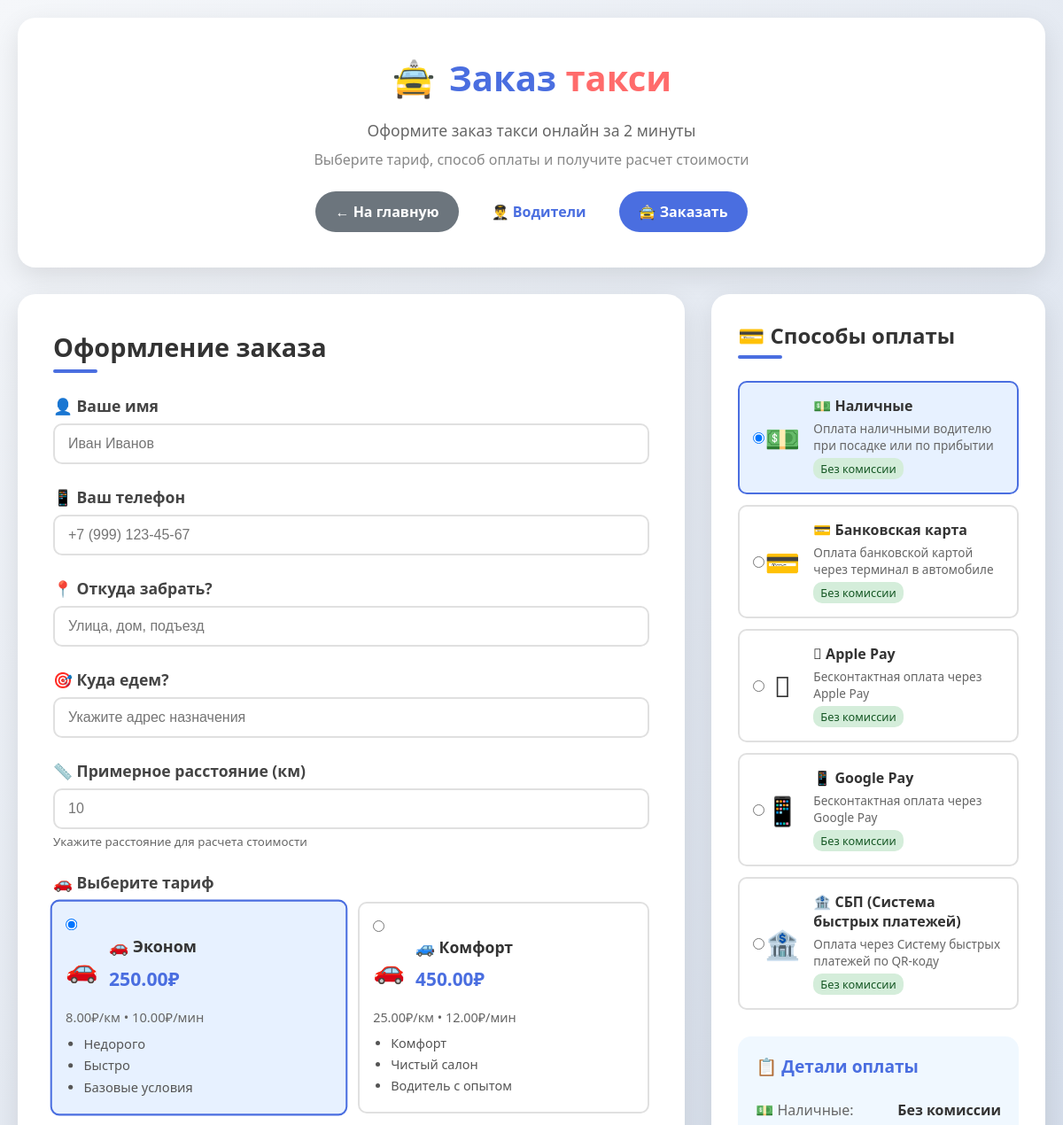
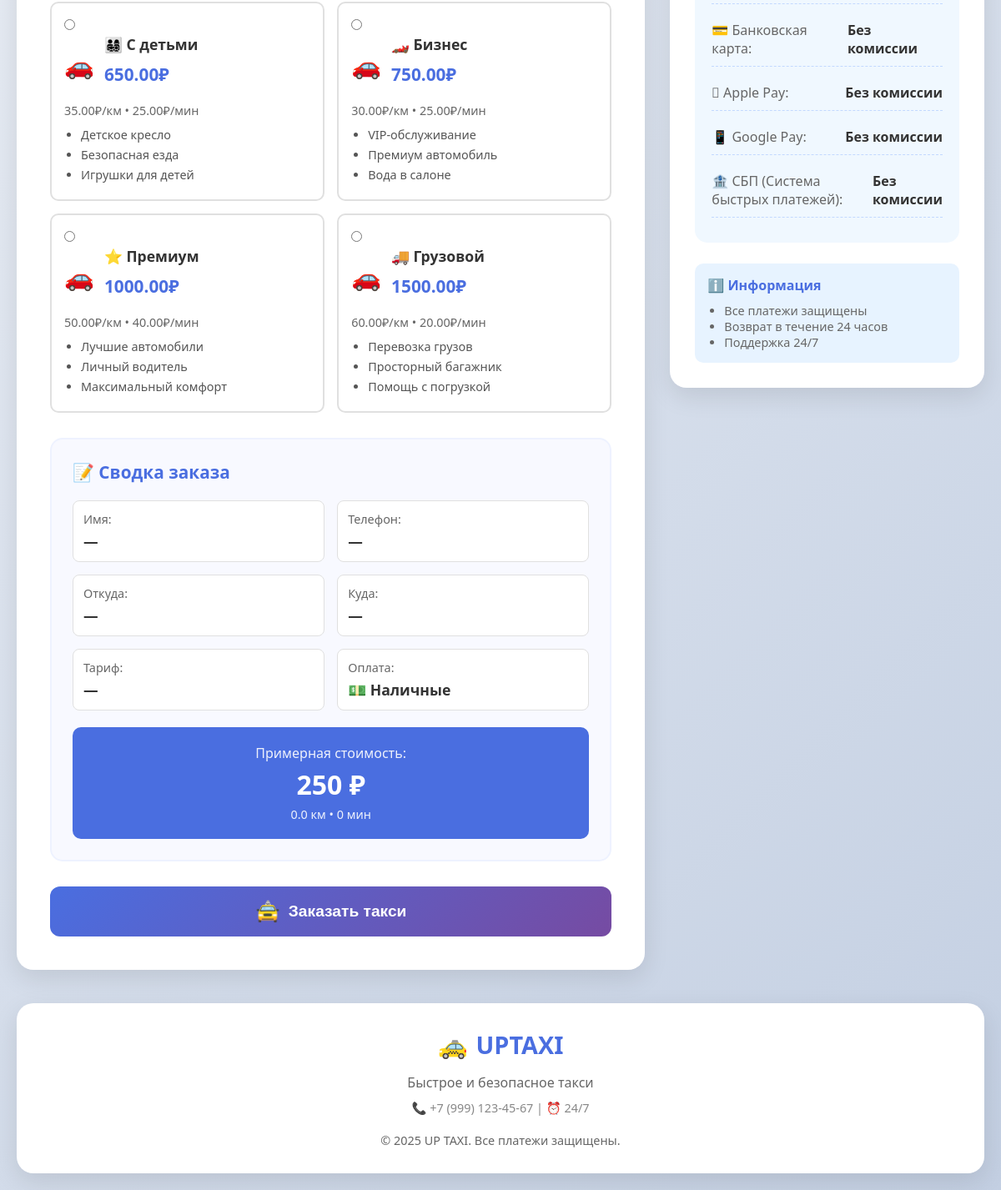
The page /order/ on the database its author committed (2 pictures, top to bottom).
### B0J_app/models.py (models this page shows, shortened)
class Tariff(models.Model):
    TARIFF_TYPES = [
        ('economy', '🚗 Эконом'),
        ('comfort', '🚙 Комфорт'),
        ('business', '🏎️ Бизнес'),
        ('premium', '⭐ Премиум'),
        ('cargo', '🚚 Грузовой'),
        ('family', '👨‍👩‍👧‍👦 С детьми'),
    ]
    name = models.CharField(max_length=20, choices=TARIFF_TYPES, verbose_name="Тип тарифа")
    base_price = models.DecimalField(max_digits=8, decimal_places=2, verbose_name="Базовая цена (₽)")
    price_per_km = models.DecimalField(max_digits=6, decimal_places=2, verbose_name="Цена за км (₽)")
    price_per_minute = models.DecimalField(max_digits=6, decimal_places=2, verbose_name="Цена за минуту (₽)")
    description = models.TextField(verbose_name="Описание", blank=True)
    is_active = models.BooleanField(default=True, verbose_name="Активен")
    icon = models.CharField(max_length=10, default="🚗", verbose_name="Иконка")
    def get_features(self):
        features = {
            'economy': ["Недорого", "Быстро", "Базовые условия"],
            'comfort': ["Комфорт", "Чистый салон", "Водитель с опытом"],
            'business': ["VIP-обслуживание", "Премиум автомобиль", "Вода в салоне"],
            'premium': ["Лучшие автомобили", "Личный водитель", "Максимальный комфорт"],
            'cargo': ["Перевозка грузов", "Просторный багажник", "Помощь с погрузкой"],
            'family': ["Детское кресло", "Безопасная езда", "Игрушки для детей"],
        }
        return features.get(self.name, ["Стандартные условия"])
    class Meta:
        verbose_name = "Тариф"
        verbose_name_plural = "Тарифы"
        ordering = ['base_price']

class PaymentMethod(models.Model):
    PAYMENT_TYPES = [
        ('cash', '💵 Наличные'),
        ('card', '💳 Банковская карта'),
        ('apple_pay', ' Apple Pay'),
        ('google_pay', '📱 Google Pay'),
        ('sberbank', '🐷 Сбербанк Онлайн'),
        ('tinkoff', '💙 Тинькофф'),
        ('yoomoney', '💰 ЮMoney'),
        ('sbp', '🏦 СБП (Система быстрых платежей)'),
        ('corporate', '🏢 Корпоративный счет'),
    ]
    name = models.CharField(
        max_length=20,
        choices=PAYMENT_TYPES,
        verbose_name="Тип оплаты"
    )
    is_active = models.BooleanField(default=True, verbose_name="Активен")
    icon = models.CharField(max_length=20, verbose_name="Иконка")
    description = models.TextField(blank=True, verbose_name="Описание")
    commission = models.DecimalField(
        max_digits=5,
        decimal_places=2,
        default=0.0,
        verbose_name="Комиссия (%)"
    )
    min_amount = models.DecimalField(
        max_digits=10,
        decimal_places=2,
        default=0.0,
        verbose_name="Минимальная сумма"
    )
    max_amount = models.DecimalField(
        max_digits=10,
        decimal_places=2,
        default=100000.0,
        verbose_name="Максимальная сумма"
    )
    order = models.IntegerField(default=0, verbose_name="Порядок отображения")
    class Meta:
        verbose_name = "Способ оплаты"
        verbose_name_plural = "Способы оплаты"
        ordering = ['order', 'name']

### B0J_app/views.py (the view, shortened to what this page needs)
# urls.py: path('order/', views.create_order, name='create_order'),
def create_order(request):
    tariffs = Tariff.objects.filter(is_active=True)
    payment_methods = PaymentMethod.objects.filter(is_active=True).order_by('order')
    return render(request, 'order_payment.html', {
        'tariffs': tariffs,
        'payment_methods': payment_methods,
    })

### B0J_app/templates/order_payment.html (shortened to what this page needs)
<!DOCTYPE html>
<html lang="ru">
<head>
</head>
<body>
    <div class="container">
        <header class="header">
            <div class="logo"><span>🚖</span><div>Заказ <span>такси</span></div></div>
            <p style="color: #666; font-size: 1.1rem; margin-bottom: 10px;">Оформите заказ такси онлайн за 2 минуты</p>
            <p style="color: #888;">Выберите тариф, способ оплаты и получите расчет стоимости</p>
            <div class="nav">
                <a href="/" class="back">← На главную</a>
                <a href="/drivers/">👨‍✈️ Водители</a>
                <a href="#order-form" class="active">🚖 Заказать</a>
            </div>
        </header>
        <div class="main-content">
            <section class="order-section" id="order-form">
                <h2 class="section-title">Оформление заказа</h2>
                <form method="post">
                    <div class="form-group">
                        <label class="form-label">👤 Ваше имя</label>
                        <input type="text" name="customer_name" class="form-control"
                               placeholder="Иван Иванов" required
                               oninput="updateSummary()">
                    </div>
                    <div class="form-group">
                        <label class="form-label">📱 Ваш телефон</label>
                        <input type="tel" name="customer_phone" class="form-control"
                               placeholder="+7 (999) 123-45-67" required
                               oninput="updateSummary()">
                    </div>
                    <div class="form-group">
                        <label class="form-label">📍 Откуда забрать?</label>
                        <input type="text" name="pickup_address" class="form-control"
                               placeholder="Улица, дом, подъезд" required
                               oninput="updateSummary()">
                    </div>
                    <div class="form-group">
                        <label class="form-label">🎯 Куда едем?</label>
                        <input type="text" name="destination_address" class="form-control"
                               placeholder="Укажите адрес назначения" required
                               oninput="updateSummary()">
                    </div>
                    <div class="form-group">
                        <label class="form-label">📏 Примерное расстояние (км)</label>
                        <input type="number" name="distance" class="form-control"
                               placeholder="10" min="1" max="100" step="0.1" required
                               oninput="updateSummary(); calculatePrice()">
                        <small style="color: #666; display: block; margin-top: 5px;">
                            Укажите расстояние для расчета стоимости
                        </small>
                    </div>
                    <div class="form-group">
                        <label class="form-label">🚗 Выберите тариф</label>
                        <div class="tariffs-grid">
                            {% for tariff in tariffs %}
                            <label class="tariff-option" onclick="selectTariff(this, {{ tariff.id }})">
                                <input type="radio" name="tariff" value="{{ tariff.id }}"
                                       class="radio-input" {% if forloop.first %}checked{% endif %}>
                                <div class="tariff-header">
                                    <div class="tariff-icon">{{ tariff.icon }}</div>
                                    <div>
                                        <div class="tariff-name">{{ tariff.get_name_display }}</div>
                                        <div class="tariff-price">{{ tariff.base_price }}₽</div>
                                    </div>
                                </div>
                                <div class="tariff-details">
                                    {{ tariff.price_per_km }}₽/км • {{ tariff.price_per_minute }}₽/мин
                                </div>
                                <ul class="tariff-features">
                                    {% for feature in tariff.get_features|slice:":3" %}
                                    <li>{{ feature }}</li>
                                    {% endfor %}
                                </ul>
                            </label>
                            {% empty %}
                            <div style="grid-column: 1/-1; text-align: center; padding: 20px;">
                                <p>Тарифы пока не добавлены</p>
                            </div>
                            {% endfor %}
                        </div>
                    </div>
                    <div class="order-summary">
                        <h3 class="summary-title">📝 Сводка заказа</h3>
                        <div class="summary-grid">
                            <div class="summary-item">
                                <span class="summary-label">Имя:</span>
                                <span class="summary-value" id="summary-name">—</span>
                            </div>
                            <div class="summary-item">
                                <span class="summary-label">Телефон:</span>
                                <span class="summary-value" id="summary-phone">—</span>
                            </div>
                            <div class="summary-item">
                                <span class="summary-label">Откуда:</span>
                                <span class="summary-value" id="summary-from">—</span>
                            </div>
                            <div class="summary-item">
                                <span class="summary-label">Куда:</span>
                                <span class="summary-value" id="summary-to">—</span>
                            </div>
                            <div class="summary-item">
                                <span class="summary-label">Тариф:</span>
                                <span class="summary-value" id="summary-tariff">—</span>
                            </div>
                            <div class="summary-item">
                                <span class="summary-label">Оплата:</span>
                                <span class="summary-value" id="summary-payment">—</span>
                            </div>
                        </div>
                        <div class="total-price">
                            <div class="price-label">Примерная стоимость:</div>
                            <div class="price-value" id="total-price">0 ₽</div>
                            <div style="font-size: 0.9rem; opacity: 0.9; margin-top: 5px;">
                                <span id="distance-info">0 км</span> • <span id="time-info">0 мин</span>
                            </div>
                        </div>
                    </div>
                    <button type="submit" class="btn-submit">
                        <span style="font-size: 1.5rem;">🚖</span>
                        Заказать такси
                    </button>
                </form>
            </section>
            <section class="payment-section">
                <h2 class="section-title">💳 Способы оплаты</h2>
                <div class="payments-grid">
                    {% for method in payment_methods %}
                    <label class="payment-option" onclick="selectPayment(this, {{ method.id }})">
                        <input type="radio" name="payment_method" value="{{ method.id }}"
                               class="radio-input" {% if forloop.first %}checked{% endif %}>
                        <div class="payment-icon">{{ method.icon }}</div>
                        <div class="payment-info">
                            <div class="payment-name">{{ method.get_name_display }}</div>
                            <div class="payment-desc">{{ method.description }}</div>
                            {% if method.commission == 0 %}
                            <span class="payment-comission comission-zero">Без комиссии</span>
                            {% else %}
                            <span class="payment-comission comission-positive">Комиссия {{ method.commission }}%</span>
                            {% endif %}
                        </div>
                    </label>
                    {% empty %}
                    <div style="text-align: center; padding: 20px; color: #666;">
                        <p>Способы оплаты не настроены</p>
                    </div>
                    {% endfor %}
                </div>
                <div class="payment-details">
                    <h3 style="color: #4a6ee0; margin-bottom: 15px; font-size: 1.2rem;">📋 Детали оплаты</h3>
                    {% for method in payment_methods %}
                    <div class="payment-detail">
                        <span class="detail-label">{{ method.get_name_display }}:</span>
                        <span class="detail-value">
                            {% if method.commission == 0 %}Без комиссии
                            {% else %}+{{ method.commission }}%{% endif %}
                        </span>
                    </div>
                    {% endfor %}
                </div>
                <div style="margin-top: 25px; padding: 15px; background: #e7f3ff; border-radius: 10px;">
                    <h4 style="color: #4a6ee0; margin-bottom: 10px;">ℹ️ Информация</h4>
                    <ul style="color: #666; font-size: 0.9rem; padding-left: 20px;">
                        <li>Все платежи защищены</li>
                        <li>Возврат в течение 24 часов</li>
                        <li>Поддержка 24/7</li>
                    </ul>
                </div>
            </section>
        </div>
        <footer class="footer">
            <div class="footer-logo">
                <span>🚕</span>
                <div>UP<span>TAXI</span></div>
            </div>
            <p style="color: #666; margin: 10px 0;">Быстрое и безопасное такси</p>
            <p style="color: #888; font-size: 0.9rem;">📞 +7 (999) 123-45-67 | ⏰ 24/7</p>
            <div style="margin-top: 20px; color: #666; font-size: 0.9rem;">
                © 2025 UP TAXI. Все платежи защищены.
            </div>
        </footer>
    </div>
</body>
</html>

### rows shown on the page
Tariff: icon "🚗", name "🚗 Эконом", base_price "250.00", price_per_km "8.00", price_per_minute "10.00", get_features "Недорого" "Быстро" "Базовые условия"
Tariff: icon "🚗", name "🚙 Комфорт", base_price "450.00", price_per_km "25.00", price_per_minute "12.00", get_features "Комфорт" "Чистый салон" "Водитель с опытом"
Tariff: icon "🚗", name "👨‍👩‍👧‍👦 С детьми", base_price "650.00", price_per_km "35.00", price_per_minute "25.00", get_features "Детское кресло" "Безопасная езда" "Игрушки для детей"
Tariff: icon "🚗", name "🏎️ Бизнес", base_price "750.00", price_per_km "30.00", price_per_minute "25.00", get_features "VIP-обслуживание" "Премиум автомобиль" "Вода в салоне"
Tariff: icon "🚗", name "⭐ Премиум", base_price "1000.00", price_per_km "50.00", price_per_minute "40.00", get_features "Лучшие автомобили" "Личный водитель" "Максимальный комфорт"
Tariff: icon "🚗", name "🚚 Грузовой", base_price "1500.00", price_per_km "60.00", price_per_minute "20.00", get_features "Перевозка грузов" "Просторный багажник" "Помощь с погрузкой"
PaymentMethod: icon "💵", name "💵 Наличные", description "Оплата наличными водителю при посадке или по прибытии", commission "Без комиссии"
PaymentMethod: icon "💳", name "💳 Банковская карта", description "Оплата банковской картой через терминал в автомобиле", commission "Без комиссии"
PaymentMethod: name " Apple Pay", description "Бесконтактная оплата через Apple Pay", commission "Без комиссии"
PaymentMethod: icon "📱", name "📱 Google Pay", description "Бесконтактная оплата через Google Pay", commission "Без комиссии"
PaymentMethod: icon "🏦", name "🏦 СБП (Система быстрых платежей)", description "Оплата через Систему быстрых платежей по QR-коду", commission "Без комиссии"
